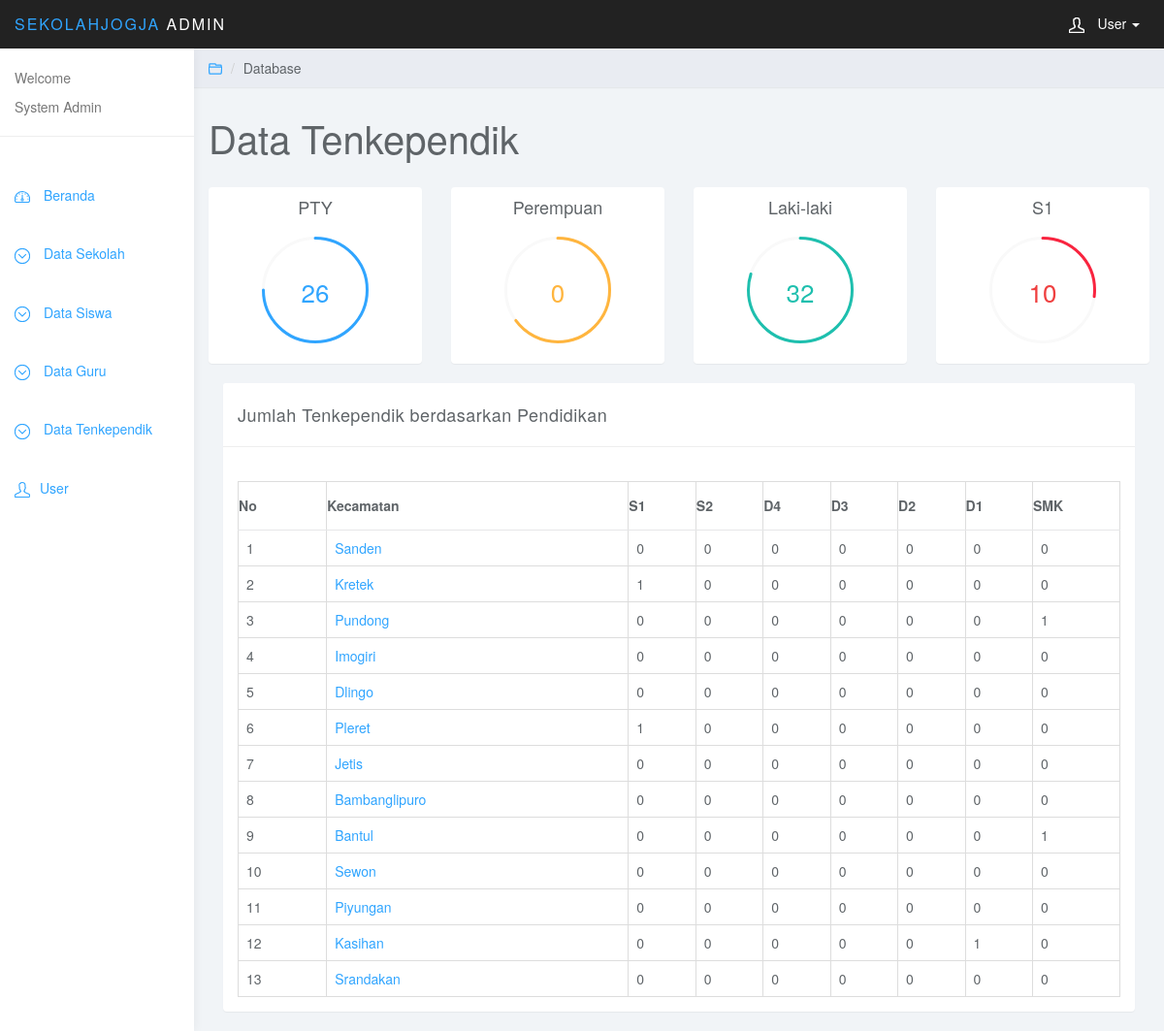
The page /index.php/admin/ten_kec_pen/1 on the database its author committed.
### tables this page shows
CREATE TABLE `kecamatan` (
  `kode_kec` int(11) NOT NULL,
  `nama_kec` varchar(30) NOT NULL,
  `kode_kab` int(11) NOT NULL
);

### application/controllers/admin.php (called while the page is built, shortened)
<?php
class admin extends CI_Controller {
    function __construct() {
        $this->load->model('madmin');
        $this->load->model('m_public');
        $this->load->helper('url');
        $this->load->library('lib_new');
    }
    function ten_kec_pen($id){
        $this->load->view('head_user');
        $data['jmltpty'] = $this->madmin->jml_tpty();
        $data['jmltptt'] = $this->madmin->jml_tptt();
        $data['jmltgtt'] = $this->madmin->jml_tgtt();
        $data['jmltgty'] = $this->madmin->jml_tgty();
        $data['kec']= $this->madmin->kec($id);
        $data['s1'] = $this->madmin->tn_kec_pen('S1', $id);
        $data['s2'] = $this->madmin->tn_kec_pen('S2', $id);
        $data['d4'] = $this->madmin->tn_kec_pen('D4', $id);
        $data['d3'] = $this->madmin->tn_kec_pen('D3', $id);
        $data['d2'] = $this->madmin->tn_kec_pen('D2', $id);
        $data['d1'] = $this->madmin->tn_kec_pen('D1', $id);
        $data['smk'] = $this->madmin->tn_kec_pen('SMK', $id);
        $this->load->view('admin/kec_pen_ten', $data);
        $this->load->view('foot_user');
    }
}
?>

### index.php (called while the page is built, shortened)
<?php
require_once BASEPATH.'core/CodeIgniter.php';

### application/models/madmin.php (called while the page is built, shortened)
<?php
class Madmin extends CI_Model{
    function jml_tpty()
    {
        $sql="SELECT COUNT(status_pegawai) as jmltenpty FROM tenkependik WHERE status_pegawai='PTY'";
        $data = $this->db->query($sql)->result_array();
        return $data;
    }
    function jml_tptt()
    {
        $sql="SELECT COUNT(jk) as jmltenptt FROM tenkependik WHERE jk='Pe'";
        $data = $this->db->query($sql)->result_array();
        return $data;
    }
    function jml_tgtt()
    {
        $sql="SELECT COUNT(jk) as jmltengtt FROM tenkependik WHERE jk='L'";
        $data = $this->db->query($sql)->result_array();
        return $data;
    }
    function jml_tgty()
    {
        $sql="SELECT COUNT(pnd_thr) as jmltengty FROM tenkependik WHERE pnd_thr='S1'";
        $data = $this->db->query($sql)->result_array();
        return $data;
    }
    function kec($a)
    {
        $sql="SELECT k.kode_kec as id, k.nama_kec as kec, count(p.npsn) jumlah FROM kecamatan as k join profil as p on k.kode_kec=p.kec where k.kode_kab='$a' group by p.kec";
        $data =  $this->db->query($sql)->result_array();
        return $data;
    }
    function tn_kec_pen($a,$b){
        $sql="select p.kec as id,k.nama_kec as nama, COUNT(t.nama) as jumlah FROM kecamatan as k join profil as p on k.kode_kec=p.kec join tenkependik as t on p.npsn=t.npsn where p.kab='$b' AND t.pnd_thr = '$a' group by p.kec";
        $data =  $this->db->query($sql)->result_array();
        return $data;
    }
}
?>

### application/views/admin/kec_pen_ten.php (the view, shortened to what this page needs)
<div class="col-sm-9 col-sm-offset-3 col-lg-10 col-lg-offset-2 main">
		<div class="row">
			<ol class="breadcrumb">
				<li><a href="#"><svg class="glyph stroked open folder"><use xlink:href="#stroked-open-folder"/></svg></a></li>
				<li>Database</li>
			</ol>
		</div>
		<div class="row">
			<div class="col-lg-12">
				<h1 class="page-header">Data Tenkependik</h1>
			</div>
		</div>
		<div class="row">
			<div class="col-xs-6 col-md-3">
				<div class="panel panel-default">
					<div class="panel-body easypiechart-panel">
						<h4>PTY</h4>
						<div class="easypiechart" id="easypiechart-blue" data-percent="75" ><span class="percent"><?php echo $jmltpty[0]['jmltenpty']?></span>
						</div>
					</div>
				</div>
			</div>
			<div class="col-xs-6 col-md-3">
				<div class="panel panel-default">
					<div class="panel-body easypiechart-panel">
						<h4>Perempuan</h4>
						<div class="easypiechart" id="easypiechart-orange" data-percent="65" ><span class="percent"><?php echo $jmltptt[0]['jmltenptt']?></span>
						</div>
					</div>
				</div>
			</div>
			<div class="col-xs-6 col-md-3">
				<div class="panel panel-default">
					<div class="panel-body easypiechart-panel">
						<h4>Laki-laki</h4>
						<div class="easypiechart" id="easypiechart-teal" data-percent="80" ><span class="percent"><?php echo $jmltgtt[0]['jmltengtt']?></span>
						</div>
					</div>
				</div>
			</div>
			<div class="col-xs-6 col-md-3">
				<div class="panel panel-default">
					<div class="panel-body easypiechart-panel">
						<h4>S1</h4>
						<div class="easypiechart" id="easypiechart-red" data-percent="27" ><span class="percent"><?php echo $jmltgty[0]['jmltengty']?></span>
						</div>
					</div>
				</div>
			</div>
		</div>
		<div class="col-md-12">
				<div class="panel panel-default">
					<div class="panel-heading">Jumlah Tenkependik berdasarkan Pendidikan</div>
					<div class="panel-body">
							<br>
						<table class="table table-bordered">
						    <thead>
						    <tr align="center">
						    	<th > No</th>
						        <th >Kecamatan</th>
						        <th >S1</th>
						        <th >S2</th>
						        <th >D4</th>
						        <th >D3</th>
						        <th >D2</th>
						        <th >D1</th>
						        <th >SMK</th>
						    </tr>
						    </thead>
						    <tbody>
						    <?php
						    $x=1;
						    foreach ($kec as $a)
						    {
						     ?>
						    <tr>
						    	<td><?php echo $x; ?></td>
						    	<td><?php echo anchor('admin/ten_pen_sk/'.$a['id'],$a['kec']);?></td>
						    	<td>
				                <?php
				                $coba=0;
				                foreach ($s1 as $s) {
				                	if($a['id']==$s['id'])
				                	{
				                        echo $s['jumlah'];
				                	$coba++;
				                	}
				                }
				                if($coba==0)
				                {
				                	    echo '0';
				                }
				                 ?>
				                 </td>
						    	<td>
				                <?php
				                $coba=0;
				                if($coba==0)
				                {
				                	    echo '0';
				                }
				                 ?>
				                 </td>
				                 <td>
				                <?php
				                $coba=0;
				                if($coba==0)
				                {
				                	    echo '0';
				                }
				                 ?>
				                 </td>
				                 <td>
				                <?php
				                $coba=0;
				                if($coba==0)
				                {
				                	    echo '0';
				                }
				                 ?>
				                 </td>
				                 <td>
				                <?php
				                $coba=0;
				                if($coba==0)
				                {
				                	    echo '0';
				                }
				                 ?>
				                 </td>
				                 <td>
				                <?php
				                $coba=0;
				                foreach ($d1 as $s) {
				                	if($a['id']==$s['id'])
				                	{
				                        echo $s['jumlah'];
				                	$coba++;
				                	}
				                }
				                if($coba==0)
				                {
				                	    echo '0';
				                }
				                 ?>
				                 </td>
				                 <td>
				                <?php
				                $coba=0;
				                foreach ($smk as $s) {
				                	if($a['id']==$s['id'])
				                	{
				                        echo $s['jumlah'];
				                	$coba++;
				                	}
				                }
				                if($coba==0)
				                {
				                	    echo '0';
				                }
				                 ?>
				                 </td>
						    </tr>
						    <?php
						    $x++;
						    }
						    ?>
						    </tbody>
						</table>
					</div>
				</div>
			</div>
	</div>

### assets/css/styles.css (style rules this page uses)
body { background: #f1f4f7; padding-top: 50px; color: #5f6468; }
a, a:hover, a:focus { color: #30a5ff; }
h1, h2, h3, h4, h5, h6 { color: #5f6468; }
h1 { font-weight: 300; font-size: 40px; }
h3, h4 { font-weight: 300; }
.panel { border: 0; }
.panel-heading { font-size: 18px; font-weight: 300; letter-spacing: 0.025em; height: 66px; line-height: 45px; }
.panel-default .panel-heading { background: #fff; border-bottom: 1px solid #eee; color: #5f6468; }
.breadcrumb { border-radius: 0; padding: 10px 15px; background: #e9ecf2; box-shadow: 0 1px 1px rgba(0, 0, 0, .05); margin: 0 ; }
h1.page-header { margin-top: 30px; border-bottom: 0; }
.easypiechart-panel { text-align: center; padding: 1px 0; margin-bottom: 20px; }
.easypiechart { position: relative; text-align: center; width: 120px; height: 120px; margin: 20px auto 10px auto; }
.easypiechart .percent { display: block; position: absolute; font-size: 26px; top: 38px; width: 120px; }
#easypiechart-blue .percent { color: #30a5ff; }
#easypiechart-teal .percent { color: #1ebfae; }
#easypiechart-orange .percent { color: #ffb53e; }
#easypiechart-red .percent { color: #ef4040; }
.table { background: #fff; }
.table>thead>tr>th { border-bottom: 1px solid #e6e7e8; vertical-align: middle; height: 50px; }
.breadcrumb .glyph { height: 14px; width: 14px; margin: -2px 0 0 0; stroke-width: 4px; }

### rows shown on the page
kecamatan: anchor('admin/ten_pen_sk/'.$a['id'],$a['kec']) "Sanden", shows "0"
kecamatan: anchor('admin/ten_pen_sk/'.$a['id'],$a['kec']) "Kretek", jumlah "1", shows "0"
kecamatan: anchor('admin/ten_pen_sk/'.$a['id'],$a['kec']) "Pundong", shows "0", jumlah "1"
kecamatan: anchor('admin/ten_pen_sk/'.$a['id'],$a['kec']) "Imogiri", shows "0"
kecamatan: anchor('admin/ten_pen_sk/'.$a['id'],$a['kec']) "Dlingo", shows "0"
kecamatan: anchor('admin/ten_pen_sk/'.$a['id'],$a['kec']) "Pleret", jumlah "1", shows "0"
kecamatan: anchor('admin/ten_pen_sk/'.$a['id'],$a['kec']) "Jetis", shows "0"
kecamatan: anchor('admin/ten_pen_sk/'.$a['id'],$a['kec']) "Bambanglipuro", shows "0"
kecamatan: anchor('admin/ten_pen_sk/'.$a['id'],$a['kec']) "Bantul", shows "0", jumlah "1"
kecamatan: anchor('admin/ten_pen_sk/'.$a['id'],$a['kec']) "Sewon", shows "0"
kecamatan: anchor('admin/ten_pen_sk/'.$a['id'],$a['kec']) "Piyungan", shows "0"
kecamatan: anchor('admin/ten_pen_sk/'.$a['id'],$a['kec']) "Kasihan", shows "0", jumlah "1"
kecamatan: anchor('admin/ten_pen_sk/'.$a['id'],$a['kec']) "Srandakan", shows "0"

### other values the page prints
$jmltpty[0]['jmltenpty'] "26"
$jmltptt[0]['jmltenptt'] "0"
$jmltgtt[0]['jmltengtt'] "32"
$jmltgty[0]['jmltengty'] "10"
